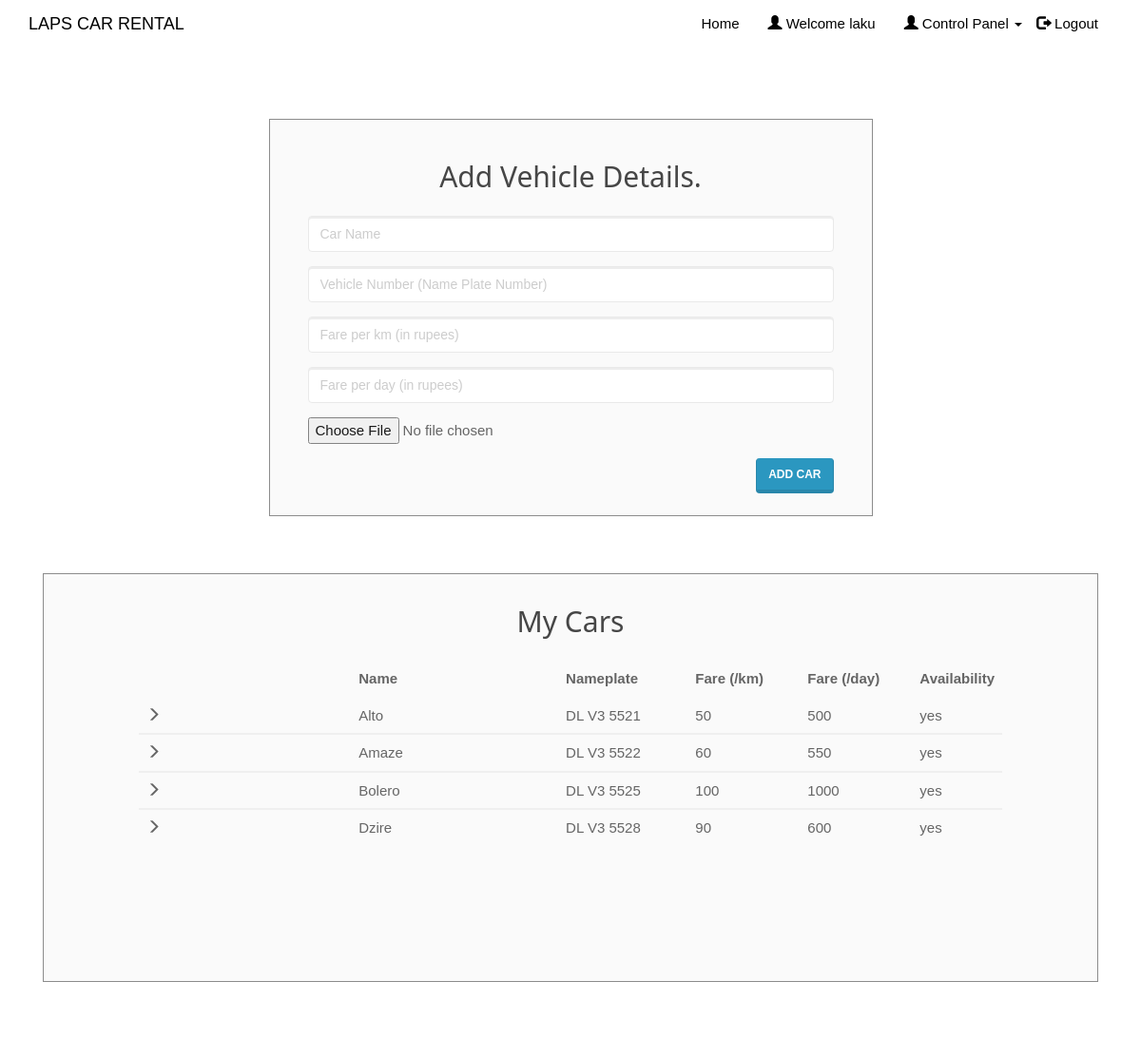
/entercar.php (signed in), run on the app's committed database.
### tables this page shows
CREATE TABLE `cars` (
  `car_id` int(20) NOT NULL,
  `car_name` varchar(50) NOT NULL,
  `car_nameplate` varchar(50) NOT NULL,
  `car_img` varchar(50) DEFAULT 'NA',
  `price` float NOT NULL,
  `price_per_day` float NOT NULL,
  `car_availability` varchar(10) NOT NULL
);

### entercar.php (the view, shortened to what this page needs)
<!DOCTYPE html>
<html>
<?php
include('session_client.php'); ?>
<head>
    <link rel="stylesheet" href="assets/bootstrap/css/bootstrap.min.css">
    <link rel="stylesheet" href="assets/fonts/font-awesome.min.css">
    <link rel="stylesheet" type="text/css" href="assets/css/customerlogin.css">
    <link rel="stylesheet" href="assets/w3css/w3.css">
    <link rel="stylesheet" type="text/css" media="screen" href="assets/css/clientpage.css" />
</head>
<body>
    <nav class="navbar navbar-custom navbar-fixed-top" role="navigation" style="color: black">
        <div class="container">
            <div class="navbar-header">
                <a class="navbar-brand page-scroll" href="index.php">
                   LAPS CAR RENTAL </a>
            </div>
            <?php
                if(isset($_SESSION['login_client'])){
            ?>
            <div class="collapse navbar-collapse navbar-right navbar-main-collapse">
                <ul class="nav navbar-nav">
                    <li>
                        <a href="index.php">Home</a>
                    </li>
                    <li>
                        <a href="#"><span class="glyphicon glyphicon-user"></span> Welcome <?php echo $_SESSION['login_client']; ?></a>
                    </li>
                    <li>
                    <ul class="nav navbar-nav navbar-right">
            <li><a href="#" class="dropdown-toggle active" data-toggle="dropdown" role="button" aria-haspopup="true" aria-expanded="false"><span class="glyphicon glyphicon-user"></span> Control Panel <span class="caret"></span> </a>
            </li>
          </ul>
                    </li>
                    <li>
                        <a href="logout.php"><span class="glyphicon glyphicon-log-out"></span> Logout</a>
                    </li>
                </ul>
            </div>
            <?php
                }
                ?>
        </div>
    </nav>
    <div class="container" style="margin-top: 65px;" >
    <div class="col-md-7" style="float: none; margin: 0 auto;">
      <div class="form-area">
        <form role="form" action="entercar1.php" enctype="multipart/form-data" method="POST">
        <br style="clear: both">
          <h3 style="margin-bottom: 25px; text-align: center; font-size: 30px;"> Add Vehicle Details. </h3>
          <div class="form-group">
            <input type="text" class="form-control" id="car_name" name="car_name" placeholder="Car Name " required autofocus="">
          </div>
          <div class="form-group">
            <input type="text" class="form-control" id="car_nameplate" name="car_nameplate" placeholder="Vehicle Number (Name Plate Number)" required>
          </div>
          <div class="form-group">
            <input type="text" class="form-control" id="price" name="price" placeholder="Fare per km (in rupees)" required>
          </div>
          <div class="form-group">
            <input type="text" class="form-control" id="price_per_day" name="price_per_day" placeholder="Fare per day (in rupees)" required>
          </div>
          <div class="form-group">
            <input name="uploadedimage" type="file">
          </div>
           <button type="submit" id="submit" name="submit" class="btn btn-primary pull-right"> Add car</button>
        </form>
      </div>
    </div>
        <div class="col-md-12" style="float: none; margin: 0 auto;">
    <div class="form-area" style="padding: 0px 100px 100px 100px;">
        <form action="" method="POST">
        <br style="clear: both">
          <h3 style="margin-bottom: 25px; text-align: center; font-size: 30px;"> My Cars </h3>
<?php
$user_check=$_SESSION['login_client'];
$sql = "SELECT * FROM cars WHERE car_id IN (SELECT car_id FROM clientcars WHERE emp_username='$user_check');";
$result = mysqli_query($conn, $sql);
if (mysqli_num_rows($result) > 0) {
  ?>
<div style="overflow-x:auto;">
  <table class="table  ">
    <thead class="thead-dark">
      <tr>
        <th></th>
        <th width="24%"> Name</th>
        <th width="15%"> Nameplate </th>
        <th width="13%"> Fare (/km) </th>
        <th width="13%"> Fare (/day)</th>
        <th width="1%"> Availability </th>
      </tr>
    </thead>
    <?PHP
      while($row = mysqli_fetch_assoc($result)){
    ?>
  <tbody>
    <tr>
      <td> <span class="glyphicon glyphicon-menu-right"></span> </td>
      <td><?php echo $row["car_name"]; ?></td>
      <td><?php echo $row["car_nameplate"]; ?></td>
      <td><?php echo $row["price"]; ?></td>
      <td><?php echo $row["price_per_day"]; ?></td>
      <td><?php echo $row["car_availability"]; ?></td>
    </tr>
  </tbody>
  <?php } ?>
  </table>
  </div>
    <br>
  <?php } else { ?>
  <h4><center>No Cars. Add Cars!!</center> </h4>
  <?php } ?>
        </form>
</div>
        </div>
    </div>
</body>
</html>

### assets/css/customerlogin.css (style rules this page uses)
body, html { height: 100%; }
body { padding-top: 50px; background: url("../../assets/img/forcustomer.png"); background-size: 100%; }

### assets/w3css/w3.css (style rules this page uses)
*,*:before,*:after { box-sizing:inherit }
html { -ms-text-size-adjust:100%;-webkit-text-size-adjust:100% }
body { margin:0 }
article,aside,details,figcaption,figure,footer,header,main,menu,nav,section,summary { display:block }
a { background-color:transparent;-webkit-text-decoration-skip:objects }
button,input,select,textarea { font:inherit;margin:0 }
button,input { overflow:visible }
button,select { text-transform:none }
button,html [type=button],[type=reset],[type=submit] { -webkit-appearance:button }
html,body { font-family:Verdana,sans-serif;font-size:15px;line-height:1.5 }
html { overflow-x:hidden }
h3 { font-size:24px }
h1,h2,h3,h4,h5,h6 { font-family:"Segoe UI",Arial,sans-serif;font-weight:400;margin:10px 0 }
a { color:inherit }

### assets/css/clientpage.css (style rules this page uses)
.form-area { background-color: #FAFAFA; padding: 10px 40px 60px; margin: 10px 0px 60px; border: 1px solid GREY; opacity: 0.9; }

### data on the page
cars: car_name "Alto", car_nameplate "DL V3 5521", price "50", price_per_day "500", car_availability "yes"
cars: car_name "Amaze", car_nameplate "DL V3 5522", price "60", price_per_day "550", car_availability "yes"
cars: car_name "Bolero", car_nameplate "DL V3 5525", price "100", price_per_day "1000", car_availability "yes"
cars: car_name "Dzire", car_nameplate "DL V3 5528", price "90", price_per_day "600", car_availability "yes"

### other printed values
$_SESSION['login_client'] "laku"
